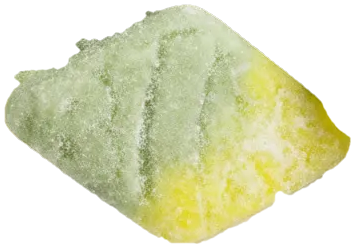
#> input picture wordpress/images/drops/diamond.png, 355 x 248 px, found by its file name
$ python dia2b.py
#> lines starting #> are read from the running program, lines starting #| are printed output that depends on the picture; after the words box and inside, x2 and y2 are one past the last pixel; in counts of white or black regions, pixels touching at a corner belong together
# the Strawberry Vanilla Diamond, exactly half and half: the real BUBS diamond (shape, sugar, light) from the Tutti
# Frutti Diamond photo, split along its long diagonal (the line moved until both halves hold the same area),
# strawberry on one half, vanilla on the other
import numpy as np, cv2
from PIL import Image
im = np.array(Image.open('cut/diamond.png')).astype(np.float32)
rgb, a = im[..., :3], im[..., 3] / 255
h, w = a.shape
#> h = 248; w = 355
cs, _ = cv2.findContours((a > 0.5).astype(np.uint8), cv2.RETR_EXTERNAL, cv2.CHAIN_APPROX_NONE)
#> cs = 1 contour; box (x1, y1, x2, y2) and area: (5, 5, 350, 244) 50440
c = max(cs, key=cv2.contourArea)
#> c = contour of 785 points, box (x1, y1, x2, y2) (5, 5, 350, 244), area 50440
quad = None
for eps in np.linspace(0.01, 0.12, 60):
    ap = cv2.approxPolyDP(c, eps * cv2.arcLength(c, True), True)
    if len(ap) == 4: quad = ap; break
#> this loop made 18 passes
#> quad on pass 18: [[14, 76], [170, 242], [349, 145], [196, 6]]
if quad is None: quad = cv2.boxPoints(cv2.minAreaRect(c)).astype(np.int32).reshape(-1, 1, 2)
rh = np.zeros((h, w), np.uint8); cv2.fillPoly(rh, [quad], 1)
#> after `cv2.fillPoly(rh, [quad], 1)`: rh: shape (248, 355); values 0 (black) and 1 (white), 46.3% white; 1 white region, box (x1, y1, x2, y2) and area: (14, 6, 350, 243) 40768
kk = cv2.getStructuringElement(cv2.MORPH_ELLIPSE, (31, 31))
rh = cv2.dilate(cv2.erode(rh, kk), kk)
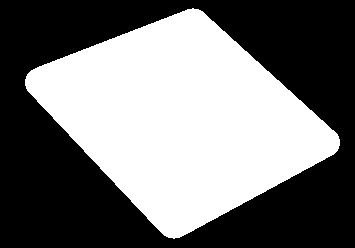
#> rh: shape (248, 355); values 0 (black) and 1 (white), 46% white; 1 white region, box (x1, y1, x2, y2) and area: (25, 8, 340, 239) 40503
rgb = cv2.inpaint(rgb.astype(np.uint8), ((a < 0.9) & (rh > 0)).astype(np.uint8), 5, cv2.INPAINT_TELEA).astype(np.float32)
a = cv2.GaussianBlur(rh.astype(np.float32), (0, 0), 0.8)
m = a > 0.5
ys, xs = np.nonzero(m)
L_pt = np.array([xs.min(), ys[xs == xs.min()].mean()]); R_pt = np.array([xs.max(), ys[xs == xs.max()].mean()])
#> after `L_pt = np.array([xs.min(), ys[xs == xs.min()].mean()])`: L_pt = [25, 82]
#> after `R_pt = np.array([xs.max(), ys[xs == xs.max()].mean()])`: R_pt = [339, 142]
d = (R_pt - L_pt) / np.linalg.norm(R_pt - L_pt); n = np.array([-d[1], d[0]])      # n points "down" (vanilla side)
#> after `d = (R_pt - L_pt) / np.linalg.norm(R_pt - L_pt)`: d = [0.982, 0.188]
#> after `n = np.array([-d[1], d[0]])`: n = [-0.188, 0.982]
if n[1] < 0: n = -n
yy, xx = np.mgrid[0:h, 0:w].astype(np.float32)
s = (xx - L_pt[0]) * n[0] + (yy - L_pt[1]) * n[1]                                      # signed distance to the diagonal
lo, hi = -60.0, 60.0
for _ in range(60):                                                                    # equal areas (alpha-weighted)
    mid = (lo + hi) / 2
    if (a * (s > mid)).sum() > (a * (s <= mid)).sum(): lo = mid
    else: hi = mid
off = (lo + hi) / 2
t = np.clip((s - off) / 1.6 * 0.5 + 0.5, 0, 1)                                         # 0 strawberry, 1 vanilla
print('split offset %.2f px, strawberry %.4f / vanilla %.4f' % (off, (a * (s <= off)).sum() / a.sum(), (a * (s > off)).sum() / a.sum()))
#| split offset 5.49 px, strawberry 0.5000 / vanilla 0.5000
# light and sugar from the photo, with its own green / yellow layers evened out first
hsv = cv2.cvtColor(rgb.astype(np.uint8), cv2.COLOR_RGB2HSV).astype(np.float32)
Hh = hsv[..., 0] * 2
L = (0.3 * rgb[..., 0] + 0.59 * rgb[..., 1] + 0.11 * rgb[..., 2]) / 255
gr = cv2.GaussianBlur(((Hh >= 64) & m).astype(np.float32), (0, 0), 5); yl = cv2.GaussianBlur(((Hh < 64) & m).astype(np.float32), (0, 0), 5)
wg = gr / (gr + yl + 1e-4)
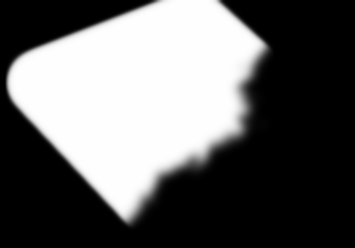
#> wg: shape (248, 355) float32; min 0, max 1, mean 0.391
mg, my = L[(wg > 0.7) & m].mean(), L[(wg < 0.3) & m].mean()
#> mg = 0.745; my = 0.805
Le = L / (wg * mg + (1 - wg) * my) * 0.5 * (mg + my)
low = cv2.GaussianBlur(Le, (0, 0), 7); det = Le - cv2.GaussianBlur(Le, (0, 0), 1.8)
Lf = np.clip(low + det * 1.25, 0, 1)
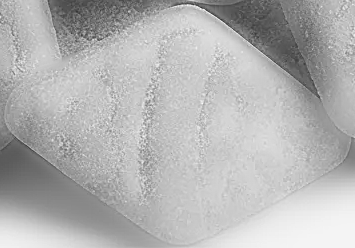
#> Lf: shape (248, 355) float32; min 0.189, max 0.998, mean 0.705
v = Lf[m]; lo_, hi_ = np.percentile(v, 2), np.percentile(v, 99.6)
#> after `lo_, hi_ = (np.percentile(v, 2), np.percentile(v, 99.6))`: lo_ = 0.627; hi_ = 0.886
x = np.clip((Lf - lo_) / (hi_ - lo_), 0, 1)
def ramp(x, stops):
    x = x[..., None]; out = np.zeros(x.shape[:-1] + (3,), np.float32)
    for (t0, c0), (t1, c1) in zip(stops[:-1], stops[1:]):
        k = np.clip((x - t0) / (t1 - t0), 0, 1); seg = (x >= t0) & (x <= t1)
        out = np.where(seg, np.array(c0) + (np.array(c1) - np.array(c0)) * k, out)
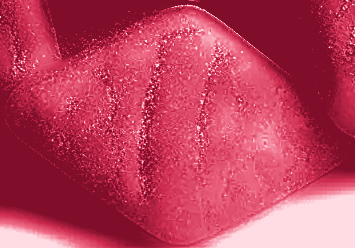
#> out: shape (248, 355, 3) float64; mean of channels 0, 1, 2 190.7, 63.5, 92.3; drawn as R, G, B
#> seg: shape (248, 355, 1) bool; 13.5% white; 837 white regions (819 under 20 px), largest, box (x1, y1, x2, y2) and area: (191, 187, 355, 248) 6095, (0, 222, 88, 248) 1345, (180, 15, 238, 67) 978
    return out
straw = ramp(x, [(0, (128, 14, 42)), (0.45, (206, 44, 80)), (0.78, (238, 104, 132)), (1.0, (255, 220, 228))])
vanil = ramp(x, [(0, (196, 172, 132)), (0.40, (243, 231, 204)), (0.75, (252, 246, 230)), (1.0, (255, 255, 251))])
#> after the loop in ramp (call 2), `for (t0, c0), (t1, c1) in zip(stops[:-1], stops[1:]):`:
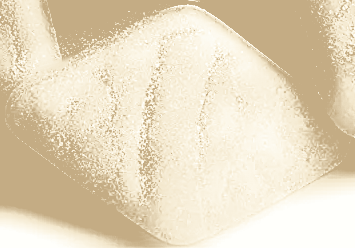
#> out: shape (248, 355, 3) float64; mean of channels 0, 1, 2 230.9, 217.6, 191.5; drawn as R, G, B
#> after the loop in ramp (call 2), `for (t0, c0), (t1, c1) in zip(stops[:-1], stops[1:]):`:
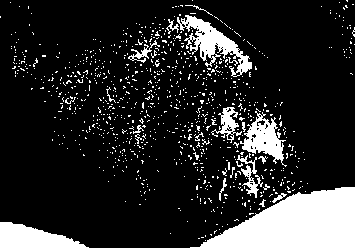
#> seg: shape (248, 355, 1) bool; 16.1% white; 938 white regions (916 under 20 px), largest, box (x1, y1, x2, y2) and area: (190, 187, 355, 248) 6196, (177, 15, 252, 77) 1526, (0, 222, 89, 248) 1439
out = straw * (1 - t[..., None]) + vanil * t[..., None]
Image.fromarray(np.dstack([np.clip(out, 0, 255), a * 255]).astype(np.uint8), 'RGBA').save('cut/sv3.png')
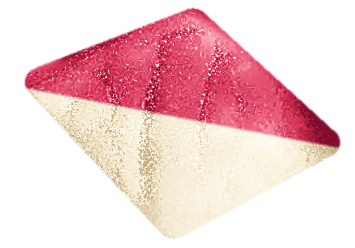
#> saved as sv3.png: PIL image 355x248 RGBA; mean R, G, B, A 209.8, 140.4, 141.8, 117.3; transparent parts drawn white

$ run again, with wordpress/images/drops/cola.png copied over wordpress/images/drops/diamond.png
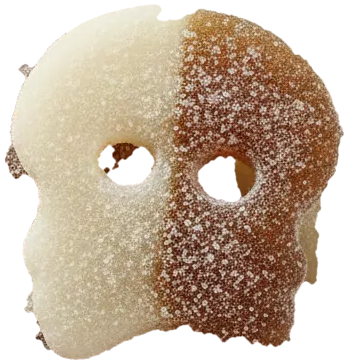
#> input picture wordpress/images/drops/cola.png, 348 x 364 px, found by its file name
#> cs = 1 contour; box (x1, y1, x2, y2) and area: (5, 5, 344, 360) 92156
#> c = contour of 1153 points, box (x1, y1, x2, y2) (5, 5, 344, 360), area 92156
#> the loop `for eps in np.linspace(0.01, 0.12, 60):` made 19 passes
#> quad on pass 19: [[22, 65], [35, 337], [289, 340], [307, 61]]
#> `cv2.fillPoly(rh, [quad], 1)`:
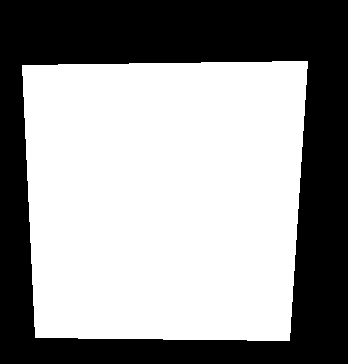
#> rh: shape (364, 348); values 0 (black) and 1 (white), 59% white; 1 black region, box (x1, y1, x2, y2) and area: (0, 0, 348, 364) 51880
#> L_pt = [23, 86.5]
#> R_pt = [306, 78.5]
#> d = [1, -0.0283]
#> n = [0.0283, 1]
#| split offset 60.00 px, strawberry 0.3004 / vanilla 0.6996
#> mg = nan; my = 0.571
#> Le: shape (364, 348) float32; every value is NaN or infinite
#> lo_ = nan
#> `Image.fromarray(np.dstack([np.clip(out, 0, 255), a * 255]).astype(np.u..`:
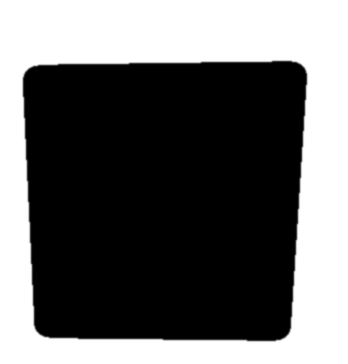
#> saved as sv3.png: PIL image 348x364 RGBA; mean R, G, B, A 0, 0, 0, 150.1; transparent parts drawn white

$ run again, with wordpress/images/drops/fr_green.png copied over wordpress/images/drops/diamond.png
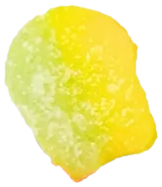
#> input picture wordpress/images/drops/fr_green.png, 162 x 187 px, found by its file name
#> cs = 1 contour; box (x1, y1, x2, y2) and area: (5, 5, 157, 182) 18406
#> c = contour of 457 points, box (x1, y1, x2, y2) (5, 5, 157, 182), area 18406
#> the loop `for eps in np.linspace(0.01, 0.12, 60):` made 35 passes
#> quad on pass 35: [[58, 6], [5, 84], [79, 181], [156, 131]]
#> m: shape (187, 162) bool; 41.7% white; 1 white region, box (x1, y1, x2, y2) and area: (9, 18, 150, 176) 12636
#> ys = 12636 values from 18 to 175; xs = 12636 values, max 149 at index 9050, min 9 at index 3895, mean 76.02
#> L_pt = [9, 83.5]
#> R_pt = [149, 127]
#> d = [0.955, 0.297]
#> n = [-0.297, 0.955]
#| split offset -3.36 px, strawberry 0.5000 / vanilla 0.5000
#> mg = 0.845; my = 0.821
#> v = 12636 values, max 0.948 at index 7949, min 0.673 at index 12624, mean 0.832
#> lo_ = 0.751; hi_ = 0.901
#> `Image.fromarray(np.dstack([np.clip(out, 0, 255), a * 255]).astype(np.u..`:
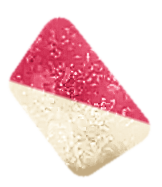
#> saved as sv3.png: PIL image 162x187 RGBA; mean R, G, B, A 229.2, 153.5, 156.9, 106.3; transparent parts drawn white
